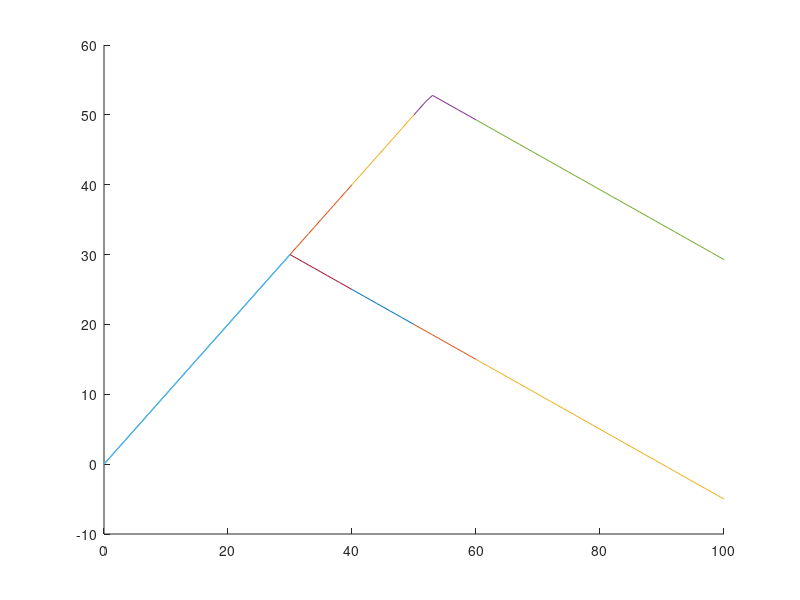

Reproduce this figure in MATLAB. (Note: this script raises an error after producing the figure.)
clear all
close all
clc

%% IMPLEMENTAZIONE DEL MODELLO DEL 'VENDITORE DEI GIORNALI' SECONDO I TRE METODI VISTI

d=[30 40 50 60 100]; %variabile casuale
p=[1/7 2/7 2/7 1/7 1/7]; %probabilità associate
c=1; %costo acquisto di un giornale
s=2; %prezzo di vendita di un giornale
r=0.5; %prezzo di riacquisto del giornale non venduto
x=[1:100];
%x=numero giornali acquistati dall'editore

%% METODO 1
% max f(x,D_media) su x
D_media=0;
for i=1:length(d)
    D_media=D_media+p(i)*d(i);
end

D=D_media;
fun=@(x) c*x-s*min(x,D)-r*max(0,x-D);
xmin1=[];
fott=[];
for i=1:length(d)-1
        if d(i)==d(1)
            x1=0;
            x2=d(i);
            xott = fminbnd(fun,x1,x2);
            xmin1=[xmin1,xott];
            x=[0:d(i)];
            hold on
            plot(x,-fun(x))
        end
        x1=d(i);
        x2=d(i+1)
        xott = fminbnd(fun,x1,x2);
        xmin1=[xmin1,xott];
        hold on
        x=[d(i):d(i+1)];
        plot(x,-fun(x))

end
%Gli passo i valori di x e vedo dove la funzione assume valore minimo
fottimale1=inf;
for i=1:length(xmin1)-1
    
    fott=[fott,fun(xmin1(i))];
    if fott(i)<fottimale1
    fottimale1=min(fott);
    xottimale1=xmin1(i);
    end
end



%% METODO 2
%min su x(max -f(x,D) su D)  massimo del minimo profitto
         %min  f(x,D)
%Mi metto nella situazione peggiore
xmin2=[];
for i=1:length(d)-1
    for j=d(i):d(i+1) %fisso x facendolo variare negli intervalli e cerco D
        x=j;
        fun=@(D) -c*x+s*min(x,D)+r*max(0,x-D);
        x1=d(i);
        x2=d(i+1)
        xott2 = fminbnd(fun,x1,x2);
        xmin2=[xmin2,xott2];
    end
end
D_ottimale=min(xmin2);

%ora faccio il minimo della perdita massima
D=D_ottimale;
fun=@(x) c*x-s*min(x,D)-r*max(0,x-D);
xmax3=[];
fott=[];
for i=1:length(d)-1
    if d(i)==d(1)
        x1=0;
        x2=d(i);
        xott = fminbnd(fun,x1,x2);
        xmax3=[xmax3,xott]
        x=[0:d(i)];
        hold on
        plot(x,-fun(x))
    end
    x1=d(i);
    x2=d(i+1)
    xott = fminbnd(fun,x1,x2);
    xmax3=[xmax3,xott];
    hold on
    x=[d(i):d(i+1)];
    plot(x,-fun(x))
end
%Gli passo i valori di x e vedo dove la funzione assume valore minimo
fottimale2=inf;
for i=1:length(xmax3)-1
    
    fott=[fott,fun(xmax3(i))];
    if fott(i)<fottimale2
    fottimale2=min(fott);
    xottimale2=xmax3(i);
    end
end


%% METODO 3
%programmazione stocastica

sumf=@(x) 0;
for i=1:5
    [fun]=calcolo_fun(c,s,r,d(i),p(i));
    sumf=@(x) fun(x)+sumf(x);
end

xmax4=[];
for i=1:length(d)-1
    if d(i)==d(1)
        x1=0;
        x2=d(i);
        xott = fminbnd(sumf,x1,x2);
        xmax4=[xmax4,xott];
        x=[0:d(i)];
        plot(x,sumf(x))
    end
    x1=d(i);
    x2=d(i+1);
    xott = fminbnd(sumf,x1,x2);
    xmax4=[xmax4,xott];
    hold on
    x=[d(i):d(i+1)];
    plot(x,sumf(x))
end

%Gli passo i valori di x e vedo dove la funzione assume valore minimo
fottimale3=inf;
fott=[];
for i=1:length(xmax4)-1
    
    fott=[fott,fun(xmax4(i))];
    if fott(i)<fottimale3
    fottimale3=min(fott);
    xottimale3=xmax4(i);
    end
end






